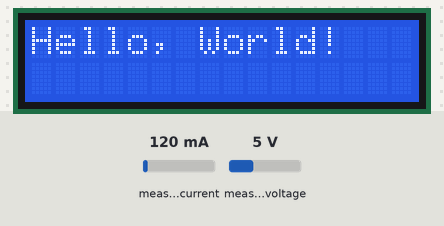
Bench run of a sketch on a simulated Arduino Uno, built for the host (arithmetic inside an expression is 32-bit, double 64-bit). Shown: 16×2 character LCD. Inputs (shaded band) come from the test bench; at power-on: measured current 120 mA, measured voltage 5 V. What the sketch prints to the serial monitor is not drawn.

Above: at 0.1 s.
At 1.1 s:
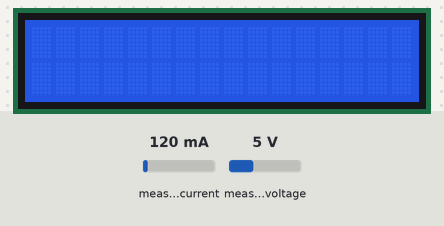

Measured:
- what the display in image 1 shows lasts 6.1 s, from 1.1 s to 7.2 s

The sketch:

test_i2c.ino
```cpp
#include <Wire.h>
 #include "Adafruit_INA219.h"
#include <LiquidCrystal_I2C.h> // LCD
Adafruit_INA219 ina219;
#define SDA_2 33
#define SCL_2 32
int lcdColumns = 16;
int lcdRows = 2;
// set LCD address, number of columns and rows
// if you don't know your display address, run an I2C scanner sketch
LiquidCrystal_I2C lcd(0x27, lcdColumns, lcdRows);
void setup() {
  Serial.begin(115200);

   Wire.begin(); //uses default SDA and SCL and 100000HZ freq
  Wire1.begin(SDA_2, SCL_2);
  // initialize LCD
  lcd.init();
  // turn on LCD backlight
  lcd.backlight();
  if (! ina219.begin(&Wire1)) {
    Serial.println("Failed to find INA219 chip");
    while (1) { delay(10); }
  }
  Serial.println();
}
void LCD(){
  // set cursor to first column, first row
  lcd.setCursor(0, 0);
  // print message
  lcd.print("Hello, World!");
  Serial.print("Hello, World!");
  delay(1000);
  // clears the display to print new message
  lcd.clear();
  // set cursor to first column, second row
  lcd.setCursor(0,1);
  delay(1000);
  lcd.clear();
}
void loop() {

  LCD();
   float shuntvoltage = 0;
  float busvoltage = 0;
  float current_mA = 0;
  float loadvoltage = 0;
  float power_mW = 0;
  for(int i=0;i<10;i++){
  shuntvoltage += ina219.getShuntVoltage_mV();
  busvoltage += ina219.getBusVoltage_V();
  current_mA += ina219.getCurrent_mA();
  power_mW += ina219.getPower_mW();
  loadvoltage += busvoltage + (shuntvoltage / 1000);
  }
  busvoltage=busvoltage/10;
  shuntvoltage=shuntvoltage/10;
  loadvoltage=loadvoltage/10;
  current_mA=current_mA/10;
  power_mW=power_mW/10;
   Serial.print(busvoltage); Serial.print("\t");
  Serial.print(shuntvoltage); Serial.print("\t");
  Serial.print(loadvoltage); Serial.print("\t");
  Serial.print(current_mA); Serial.print("\t");
  Serial.println(power_mW);
  delay(5000);
}
```
